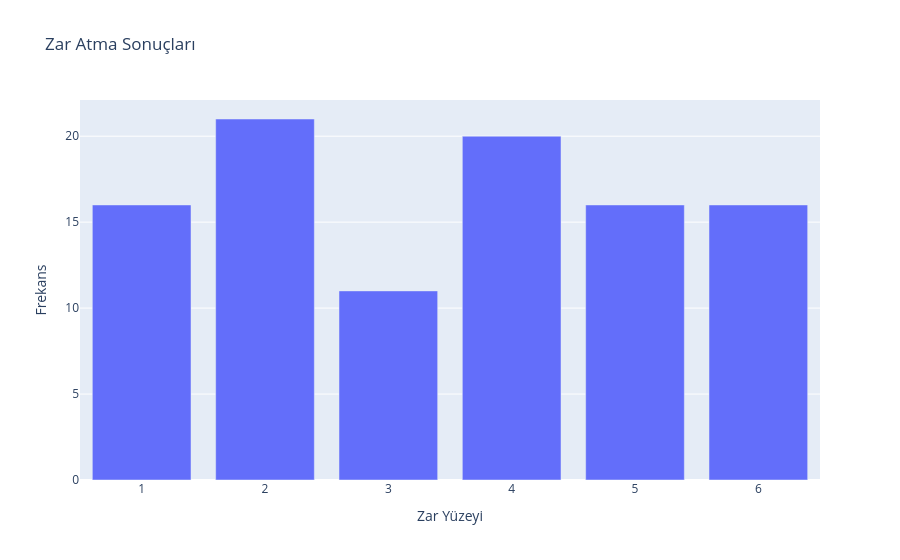

The cell this chart's notebook holds for it:
### Code cell
import plotly.express as px
zar = Zar()

sonuclar = []
for zar_atimi in range(100):
    sonuc = zar.at()
    sonuclar.append(sonuc)

frekanslar = {yuzey: sonuclar.count(yuzey) for yuzey in range(1, zar.yuzey_sayisi + 1)}

fig = px.bar(x=list(frekanslar.keys()), y=list(frekanslar.values()), labels={'x': 'Zar Yüzeyi', 'y': 'Frekans'}, title='Zar Atma Sonuçları')
fig.show()

### Figure 1 — Plotly figure (JSON) as saved in the notebook; plotly's stock layout.template omitted (floating-point values rounded to 4 significant figures)
{"data": [{"hovertemplate": "Zar Yüzeyi=%{x}<br>Frekans=%{y}<extra></extra>", "legendgroup": "", "marker": {"color": "#636efa", "pattern": {"shape": ""}}, "name": "", "orientation": "v", "showlegend": false, "textposition": "auto", "type": "bar", "x": [1, 2, 3, 4, 5, 6], "xaxis": "x", "y": [16, 21, 11, 20, 16, 16], "yaxis": "y"}], "layout": {"barmode": "relative", "legend": {"tracegroupgap": 0}, "title": {"text": "Zar Atma Sonuçları"}, "xaxis": {"anchor": "y", "domain": [0, 1], "title": {"text": "Zar Yüzeyi"}}, "yaxis": {"anchor": "x", "domain": [0, 1], "title": {"text": "Frekans"}}}}
